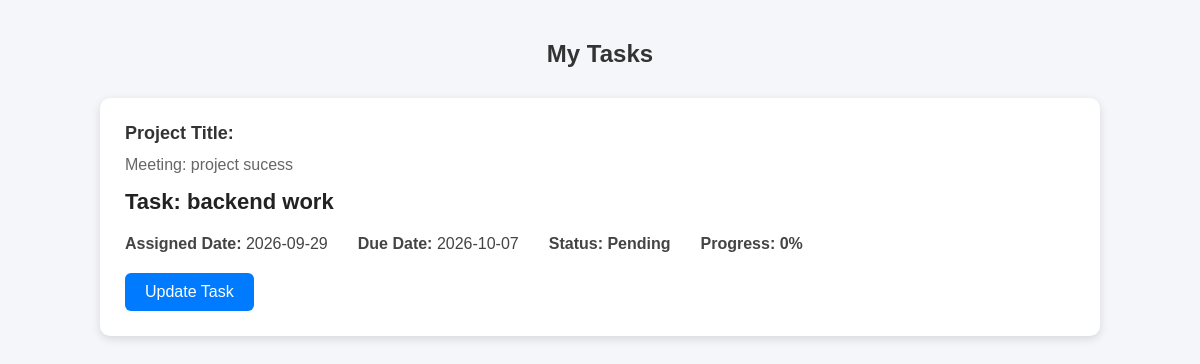
Screenshot of /my_tasks.php (signed in) with the database file from the repository.
### tables this page shows
CREATE TABLE `tasks` (
  `id` int(11) NOT NULL AUTO_INCREMENT,
  `meeting_id` int(11) DEFAULT NULL,
  `project_name` varchar(255) NOT NULL,
  `task_title` varchar(255) NOT NULL,
  `description` text DEFAULT NULL,
  `employee_id` int(11) NOT NULL,
  `assigned_date` date NOT NULL,
  `due_date` date NOT NULL,
  `progress` int(11) DEFAULT 0,
  `status` varchar(50) DEFAULT 'Pending',
  `created_at` timestamp NOT NULL DEFAULT current_timestamp(),
  PRIMARY KEY (`id`)
);

CREATE TABLE `meetings` (
  `id` int(11) NOT NULL AUTO_INCREMENT,
  `title` varchar(100) DEFAULT NULL,
  `meeting_date` date DEFAULT NULL,
  `start_time` time DEFAULT NULL,
  `end_time` time DEFAULT NULL,
  `description` text DEFAULT NULL,
  PRIMARY KEY (`id`)
);

### my_tasks.php (the view, shortened to what this page needs)
<?php
include "../database/connection.php";
$employee_id = $_SESSION['employee_id'];
$sql = "
    SELECT
        t.id,
        t.task_title,
        t.status,
        t.progress,
        t.assigned_date,
        t.due_date,
        m.title AS meeting_title,
        e.project_name
    FROM tasks t
    INNER JOIN meetings m
        ON t.meeting_id = m.id
    INNER JOIN employee e
        ON t.employee_id = e.id
    WHERE t.employee_id = ?
    AND NOT (
        t.status = 'Completed'
        AND t.progress = 100
    )
    ORDER BY t.id DESC
";
$stmt = $conn->prepare($sql);
$stmt->bind_param(
    "i",
    $employee_id
);
$stmt->execute();
$result = $stmt->get_result();
?>
<!DOCTYPE html>
<html>
<head>
</head>
<body>
<div class="container">
    <h2>
        My Tasks
    </h2>
    <?php
    if ($result->num_rows > 0) {
        while ($row = $result->fetch_assoc()) {
    ?>
        <div class="task-box">
            <div class="project-title">
                Project Title:
            </div>
            <div class="meeting-title">
                Meeting:
                <?php
                echo htmlspecialchars(
                    $row['meeting_title']
                );
                ?>
            </div>
            <div class="task-title">
                Task:
                <?php
                echo htmlspecialchars(
                    $row['task_title']
                );
                ?>
            </div>
            <div class="task-info">
                <div class="info-item">
                    <strong>
                        Assigned Date:
                    </strong>
                    <?php
                    echo htmlspecialchars(
                        $row['assigned_date']
                    );
                    ?>
                </div>
                <div class="info-item">
                    <strong>
                        Due Date:
                    </strong>
                    <?php
                    echo htmlspecialchars(
                        $row['due_date']
                    );
                    ?>
                </div>
                <div class="info-item">
                    <strong>
                        Status:
                    </strong>
                    <span class="status">
                        <?php
                        echo htmlspecialchars(
                            $row['status']
                        );
                        ?>
                    </span>
                </div>
                <div class="info-item">
                    <strong>
                        Progress:
                    </strong>
                    <span class="progress">
                        <?php
                        echo htmlspecialchars(
                            $row['progress']
                        );
                        ?>%
                    </span>
                </div>
            </div>
            <a
                href="update_task.php?task_id=<?php
                    echo $row['id'];
                ?>"
                class="update-button"
            >
                Update Task
            </a>
        </div>
    <?php
        }
    } else {
    ?>
        <div class="no-task">
            No Tasks Assigned
        </div>
    <?php
    }
    ?>
</div>
</body>
</html>

### my_tasks.php (style rules this page uses)
* { box-sizing: border-box; }
body { margin: 0; padding: 0; font-family: Arial, sans-serif; background: #f4f6f9; }
.container { width: 90%; max-width: 1000px; margin: 40px auto; }
h2 { text-align: center; color: #333; margin-bottom: 30px; }
.task-box { background: white; padding: 25px; margin-bottom: 20px; border-radius: 10px; box-shadow: 0 3px 10px rgba(0, 0, 0, 0.12); }
.project-title { font-size: 18px; font-weight: bold; color: #333; margin-bottom: 12px; }
.meeting-title { color: #666; margin-bottom: 15px; }
.task-title { font-size: 22px; font-weight: bold; color: #222; margin-bottom: 20px; }
.task-info { display: flex; gap: 30px; flex-wrap: wrap; margin-bottom: 20px; }
.info-item { color: #444; }
.status { font-weight: bold; }
.progress { font-weight: bold; }
.update-button { display: inline-block; padding: 10px 20px; background: #007bff; color: white; text-decoration: none; border-radius: 6px; }

### rows the page displays
tasks: meeting.title "project sucess", task_title "backend work", assigned_date "2026-09-29", due_date "2026-10-07", status "Pending", progress "0"
